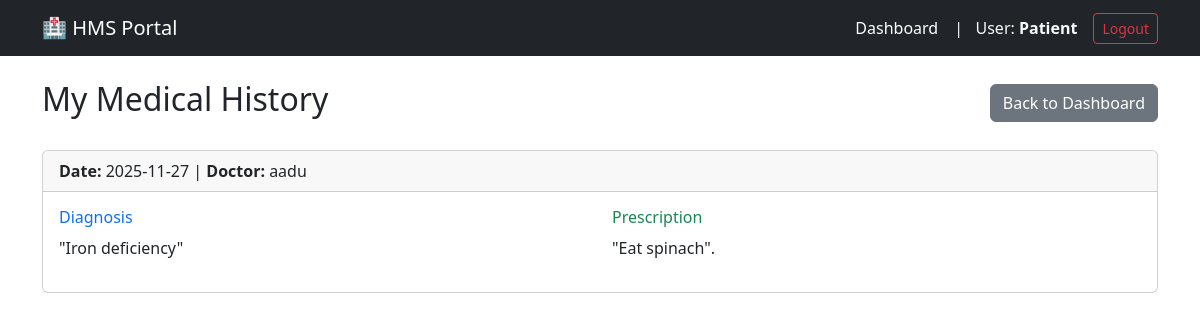
/patient/history (signed in), run on the app's committed database.
### hms_app/models.py (models this page shows, shortened)
class Appointment(db.Model):
    id = db.Column(db.Integer, primary_key=True)
    patient_id = db.Column(db.Integer, db.ForeignKey('patient.id'), nullable=False)
    doctor_id = db.Column(db.Integer, db.ForeignKey('doctor.id'), nullable=False)
    appointment_time = db.Column(db.DateTime, nullable=False, default=datetime.utcnow)
    status = db.Column(db.String(20), default='Booked')
    treatment = db.relationship('Treatment', backref='appointment', uselist=False, lazy=True)

class Doctor(UserMixin, db.Model):
    id = db.Column(db.Integer, primary_key=True)
    name = db.Column(db.String(100), nullable=False)
    email = db.Column(db.String(120), unique=True, nullable=False)
    password_hash = db.Column(db.String(128))
    department_id = db.Column(db.Integer, db.ForeignKey('department.id'), nullable=False)
    appointments = db.relationship('Appointment', backref='doctor', lazy=True)

class Treatment(db.Model):
    id = db.Column(db.Integer, primary_key=True)
    appointment_id = db.Column(db.Integer, db.ForeignKey('appointment.id'), unique=True, nullable=False)
    diagnosis = db.Column(db.Text, nullable=False)
    prescription = db.Column(db.Text, nullable=False)

### hms_app/patient/routes.py (the view)
@patient.route('/history')
@login_required
@patient_required
def history():
    records = Appointment.query.filter_by(patient_id=current_user.id, status='Completed')\
        .order_by(Appointment.appointment_time.desc()).all()
    return render_template('patient/history.html', records=records)

### hms_app/models.py (called while the page is built)
@login_manager.user_loader
def load_user(user_id):
    role = session.get('role')
    if role == 'admin': return Admin.query.get(int(user_id))
    elif role == 'doctor': return Doctor.query.get(int(user_id))
    elif role == 'patient': return Patient.query.get(int(user_id))
    admin = Admin.query.get(int(user_id))
    if admin: return admin
    doctor = Doctor.query.get(int(user_id))
    if doctor: return doctor
    return Patient.query.get(int(user_id))

    @property
    def role(self): return "patient"

### hms_app/templates/patient/history.html
{% extends "base.html" %}
{% block content %}
<div class="d-flex justify-content-between align-items-center mb-4">
    <h2>My Medical History</h2>
    <a href="{{ url_for('patient.dashboard') }}" class="btn btn-secondary">Back to Dashboard</a>
</div>
{% for record in records %}
<div class="card mb-3">
    <div class="card-header">
        <strong>Date:</strong> {{ record.appointment_time.strftime('%Y-%m-%d') }} |
        <strong>Doctor:</strong> {{ record.doctor.name }}
    </div>
    <div class="card-body">
        <div class="row">
            <div class="col-md-6">
                <h6 class="text-primary">Diagnosis</h6>
                <p>{{ record.treatment.diagnosis }}</p>
            </div>
            <div class="col-md-6">
                <h6 class="text-success">Prescription</h6>
                <p>{{ record.treatment.prescription }}</p>
            </div>
        </div>
    </div>
</div>
{% else %}
<div class="alert alert-info">You have no past medical records.</div>
{% endfor %}
{% endblock %}

### data on the page
Appointment: appointment_time "2025-11-27", doctor.name "aadu", treatment.diagnosis "\"Iron deficiency\"", treatment.prescription "\"Eat spinach\"."

### other printed values
{{ current_user.role|capitalize }} "Patient"
